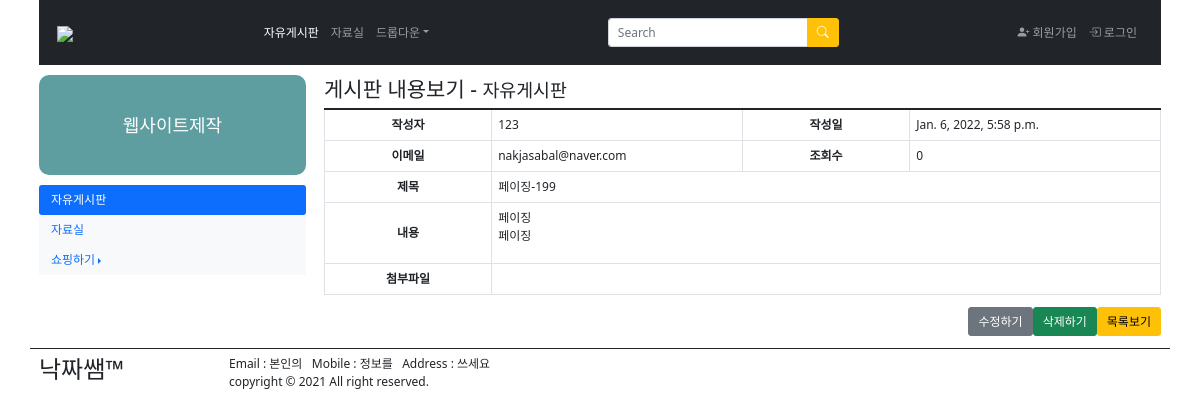
The app's page /boardApps/view/209/ with its own data.
### boardApps/models.py (models this page shows, shortened)
class Post(models.Model):
    titles = models.CharField(max_length=50)
    contents = models.TextField()
    name1 = models.CharField(default="kosmo", max_length=20)
    pub_date = models.DateTimeField('date published', default=datetime.now())
    view_count = models.IntegerField(default=0)
    mainphoto = models.ImageField(blank=True, null=True)

### boardApps/views.py (the view)
# urls.py: path('view/<int:pk>/', views.view, name="view"),
def view(request, pk):
    print("adddddsdf")
    post = Post.objects.get(pk=pk)
    print("asdf")
    return render(request, 'boardApps/view.html', {'post':post})

### boardApps/templates/boardApps/view.html (shortened to what this page needs)
<!DOCTYPE html>
<html lang="en">
<head>
    <link href="https://cdn.jsdelivr.net/npm/bootstrap@5.1.2/dist/css/bootstrap.min.css" rel="stylesheet">
    <link rel="stylesheet" href="https://cdn.jsdelivr.net/npm/bootstrap-icons@1.7.1/font/bootstrap-icons.css">
</head>
<body>
<div class="container">
	<div class="row">
        <div class="col-12">
            <nav class="navbar navbar-expand-sm bg-dark navbar-dark">
                <div class="container-fluid">
                    <a class="navbar-brand" href="#">
                        <img src="https://www.ikosmo.co.kr/images/common/logo_center_v2.jpg" style="width: 120px;">
                    </a>
                    <ul class="navbar-nav">
                        <li class="nav-item">
                            <a class="nav-link active" href="#">자유게시판</a>
                        </li>
                        <li class="nav-item">
                            <a class="nav-link" href="#">자료실</a>
                        </li>
                        <li class="nav-item dropdown">
                            <a class="nav-link dropdown-toggle" data-bs-toggle="dropdown" href="#">드롭다운</a>
                        </li>
                    </ul>
                    <form class="mt-3" method="get" action="">
                    <div class="input-group mb-3">
                        <input type="text" class="form-control" placeholder="Search" style="width: 200px;">
                        <button class="btn btn-warning" type="submit">
                            <i class="bi-search" style="font-size: 1rem; color: white;"></i>
                        </button>
                    </div>
                    </form>
                    <ul class="navbar-nav">
                        <li class="nav-item">
                            <a class="nav-link" href="#">
                                <i class="bi-person-plus-fill" style="font-size: 1rem;"></i>
                                회원가입
                            </a>
                        </li>
                        <li class="nav-item">
                            <a class="nav-link" href="#">
                                <i class="bi-box-arrow-in-right" style="font-size: 1rem;"></i>
                                로그인
                            </a>
                        </li>
                    </ul>
                </div>
            </nav>
        </div>
    </div>
    <div class="row">
<div class="col-3">
          <div style="height: 100px;line-height: 100px;text-align: center;background-color: cadetblue;
        border-radius: 10px;margin: 10px 0;font-size: 1.5em;color: #ffffff;">
        웹사이트제작
    </div>
    <ul class="nav nav-pills flex-column">
        <li class="nav-item">
            <a class="nav-link active" href="#">자유게시판</a>
        </li>
        <li class="nav-item bg-light">
            <a class="nav-link" href="#">자료실</a>
        </li>
        <li class="nav-item bg-light dropdown dropend">
            <a class="nav-link dropdown-toggle" data-bs-toggle="dropdown" href="#">쇼핑하기</a>
        </li>
    </ul>
</div>
        <div class="col-9 pt-3">
            <h3>게시판 내용보기 - <small>자유게시판</small></h3>
            <form>
                <table class="table table-bordered">
                <colgroup>
                    <col width="20%"/>
                    <col width="30%"/>
                    <col width="20%"/>
                    <col width="*"/>
                </colgroup>
                <tbody>
                    <tr>
                        <th class="text-center"
                            style="vertical-align:middle;">작성자</th>
                        <td>
                            {{post.name1}}
                        </td>
                        <th class="text-center"
                            style="vertical-align:middle;">작성일</th>
                        <td>
                            {{post.pub_date}}
                        </td>
                    </tr>
                    <tr>
                        <th class="text-center"
                            style="vertical-align:middle;">이메일</th>
                        <td>
                            nakjasabal@naver.com
                        </td>
                        <th class="text-center"
                            style="vertical-align:middle;">조회수</th>
                        <td>
                            {{post.view_count}}
                        </td>
                    </tr>
                    <tr>
                        <th class="text-center"
                            style="vertical-align:middle;">제목</th>
                        <td colspan="3">
                            {{post.titles}}
                        </td>
                    </tr>
                    <tr>
                        <th class="text-center"
                            style="vertical-align:middle;">내용</th>
                        <td colspan="3">
                            {{post.contents|linebreaks}}
                        </td>
                    </tr>
                    <tr>
                        <th class="text-center"
                            style="vertical-align:middle;">첨부파일</th>
                        <td colspan="3">
                        </td>
                    </tr>
                </tbody>
                </table>
                <div class="row mb-3">
                    <div class="col d-flex justify-content-end">
                        <button type="button" class="btn btn-secondary" onclick="location.href='/boardApps/edit/{{post.pk}}/'">수정하기</button>
                        <button type="button" onclick="location.href='javascript:postDelete({{ post.pk }})'" class="btn btn-success">삭제하기</button>
                        <button type="button" class="btn btn-warning" onclick="location.href='/boardApps/list';">목록보기</button>
                    </div>
                </div>
            </form>
        </div>
    </div>
<div class="row border border-dark border-bottom-0 border-start-0 border-end-0 pt-2">
    <div class="col-2">
          <h2>낙짜쌤&trade;</h2>
    </div>
    <div class="col-10">
          Email : 본인의&nbsp;&nbsp;
          Mobile : 정보를&nbsp;&nbsp;
          Address : 쓰세요
          <br>
          copyright &copy; 2021
          All right reserved.
    </div>
</div>
</div>
</body>
</html>

### boardApps/templates/boardApps/view.html (style rules this page uses)
div { border:0px solid blueviolet; }
* { font-size: 12px; }

### records on screen
Post: name1 "123", pub_date "Jan. 6, 2022, 5:58 p.m.", view_count "0", titles "페이징-199", contents "페이징 페이징"
